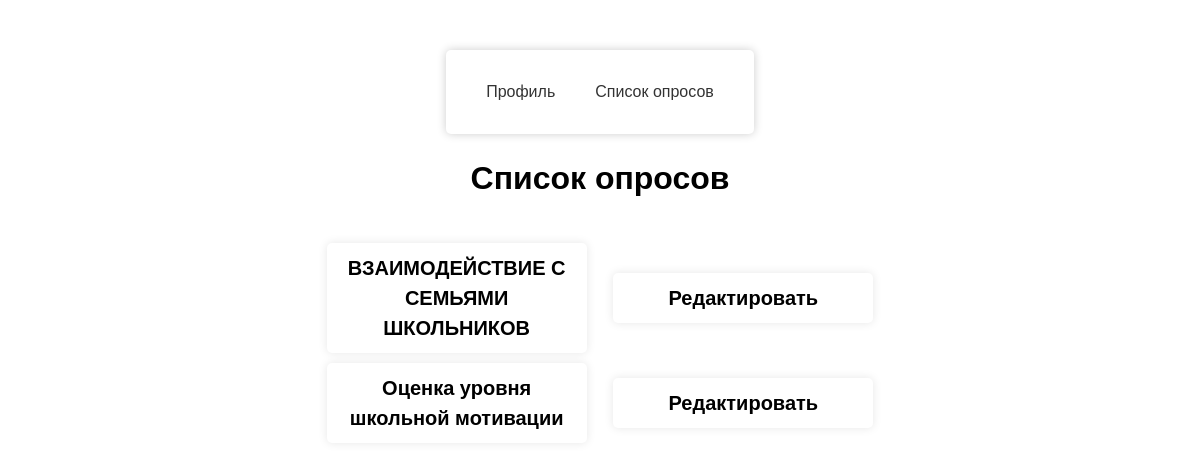
Screenshot of /src/polls/polls.php (signed in) with the database file from the repository.
### tables this page shows
CREATE TABLE `polls` (
  `id` int(11) NOT NULL,
  `title` varchar(255) NOT NULL
);

### src/polls/polls.php (the view, shortened to what this page needs)
<?php
require_once $_SERVER['DOCUMENT_ROOT']."/src/common/functions.php";
$pdo = connect();
$sql = "SELECT id, title FROM polls";
$stmt = $pdo->prepare($sql);
$stmt->execute();
$polls = $stmt->fetchAll();
?>
<!DOCTYPE html>
<html>
<head>
</head>
<body>
<div class="wrapper">
    <div>
        <main>
            <nav>
                <ul>
                    <li><?php echo(profile()); ?></li>
                    <li><a href="polls.php">Список опросов</a></li>
                </ul>
            </nav>
        </main>
    </div>
    <header>
        <h1>Список опросов</h1>
    </header>
    <div class="polls">
        <ul>
            <?php foreach ($polls as $poll): ?>
            <div class="links">
                <li>
                    <a href="poll.php?poll_id=<?php echo $poll['id']; ?>"><?php echo $poll['title']; ?></a>
                </li>
                <li>
                    <a href="EditPollsData.php?id=<?php echo $poll['id']; ?>">Редактировать</a>
                </li>
            </div>
            <?php endforeach; ?>
        </ul>
    </div>
</div>
</body>
</html>

### src/polls/polls.php (style rules this page uses)
body { margin: 0; font-family: Arial, sans-serif; font-size: 16px; line-height: 1.5; }
.wrapper { display: flex; flex-direction: column; justify-content: flex-start; align-items: center; height: 90vh; }
.polls { width: 50vw; }
h1 { margin-top: 20px; text-align: center; }
.polls ul { margin-top: 20px; list-style: none; padding: 0; }
.polls li { margin-bottom: 10px; background-color: #fff; padding: 10px; border-radius: 5px; box-shadow: 0 0 10px rgba(0, 0, 0, 0.1); }
.polls a { color: #000; text-decoration: none; font-size: 20px; font-weight: bold; }
main { display: flex; justify-content: center; align-items: center; margin-top: 50px; }
nav { background-color: #fff; border-radius: 5px; box-shadow: 0 0 10px rgba(0, 0, 0, 0.2); padding: 20px; }
nav ul { display: flex; flex-wrap: wrap; justify-content: center; list-style: none; margin: 0; padding: 0; }
nav li { margin: 10px; }
nav a { color: #333; text-decoration: none; padding: 10px; border-radius: 5px; transition: background-color 0.3s ease; }
.links { display: flex; flex-direction: row; justify-content: center; align-content: center; align-items: center; justify-content: space-evenly; }
.links li { width: 20vw; text-align: center; }
.links li a { word-wrap: break-word; }

### rows the page displays
polls: title "ВЗАИМОДЕЙСТВИЕ С СЕМЬЯМИ ШКОЛЬНИКОВ"
polls: title "Оценка уровня школьной мотивации"
